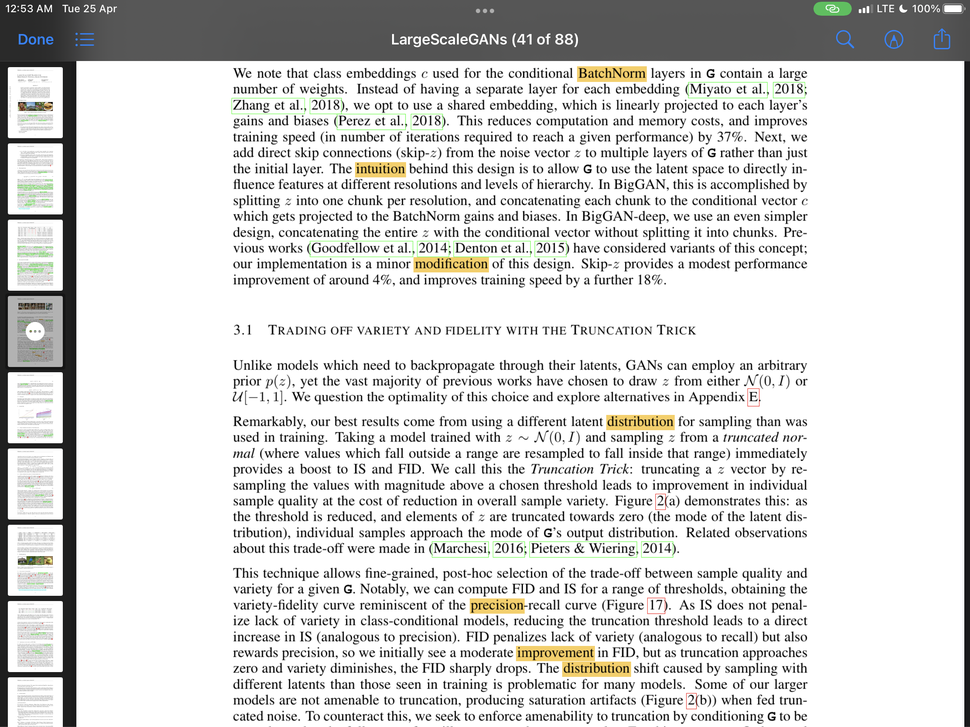
#> input picture images/IMG_0025.PNG, 970 x 727 px, shrunk from 2224 x 1668 before the run, found by its file name
$ python app.py
#> lines starting #> are read from the running program, lines starting #| are printed output that depends on the picture; after the words box and inside, x2 and y2 are one past the last pixel; in counts of white or black regions, pixels touching at a corner belong together
### ocr_dict_lookup/ocr_dict_lookup.py
import cv2
import numpy as np
import pytesseract
import re
import requests

# Extract Highlighted Words
def extract_highlighted_words(image_path):
  # Load the image
  img = cv2.imread(image_path)
#> img is the input picture: shape (727, 970, 3); mean B, G, R 213.6, 214.8, 214.7

  # Convert the image to HSV color space
  hsv = cv2.cvtColor(img, cv2.COLOR_BGR2HSV)
#> hsv: shape (727, 970, 3); mean H, S, V 4.5, 2.6, 215.3

  # Define a range of yellow color in HSV
  lower_yellow = (20, 100, 100)
  upper_yellow = (30, 255, 255)

  # Threshold the image to get the yellow regions
  mask = cv2.inRange(hsv, lower_yellow, upper_yellow)
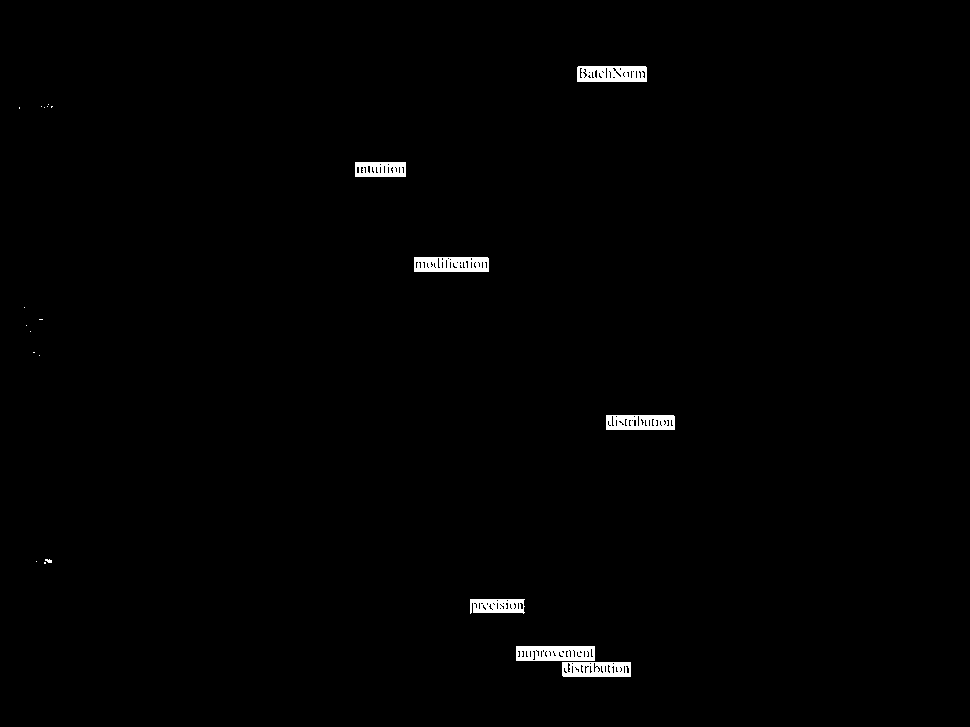
#> mask: shape (727, 970); 0.87% white; 22 white regions (14 under 20 px)

  # Find contours in the mask
  contours, _ = cv2.findContours(mask, cv2.RETR_TREE, cv2.CHAIN_APPROX_SIMPLE)
#> contours = 199 contours, 182 with area under 20; largest, box (x1, y1, x2, y2) and area: (516, 646, 595, 661) 1092, (414, 257, 489, 272) 1036, (577, 66, 647, 82) 1034, (562, 662, 631, 677) 952, (606, 415, 675, 430) 952

  # Extract the text from each contour
  highlighted_words = []
  for contour in contours:
      x, y, w, h = cv2.boundingRect(contour)
      roi = img[y:y+h, x:x+w]
      text = pytesseract.image_to_string(roi)
      highlighted_words.extend(text.split())
#> this loop made 1 pass
#> (x, y, w, h) on pass 1: (562, 662, 69, 15)
#> after the loop, highlighted_words = []

  # Return the highlighted words
  return highlighted_words

# Word Meanings Retrieval => Just for searching up!
# [28 lines left out: functions get_word_meanings, write_word_meanings, not called in this run]

### app.py
from ocr_dict_lookup import extract_highlighted_words, get_word_meanings, write_word_meanings

# Compare this snippet from ocr_dict_lookup/ocr_dict_lookup.py:

image_path = "/Users/deepaksharma/Documents/Languages/Python/ocr_dict_lookup/images/IMG_0025.PNG"

#> (the run stopped early here; a loop or call above may not have finished)

$ run again, with images/IMG_0023.PNG copied over images/IMG_0025.PNG
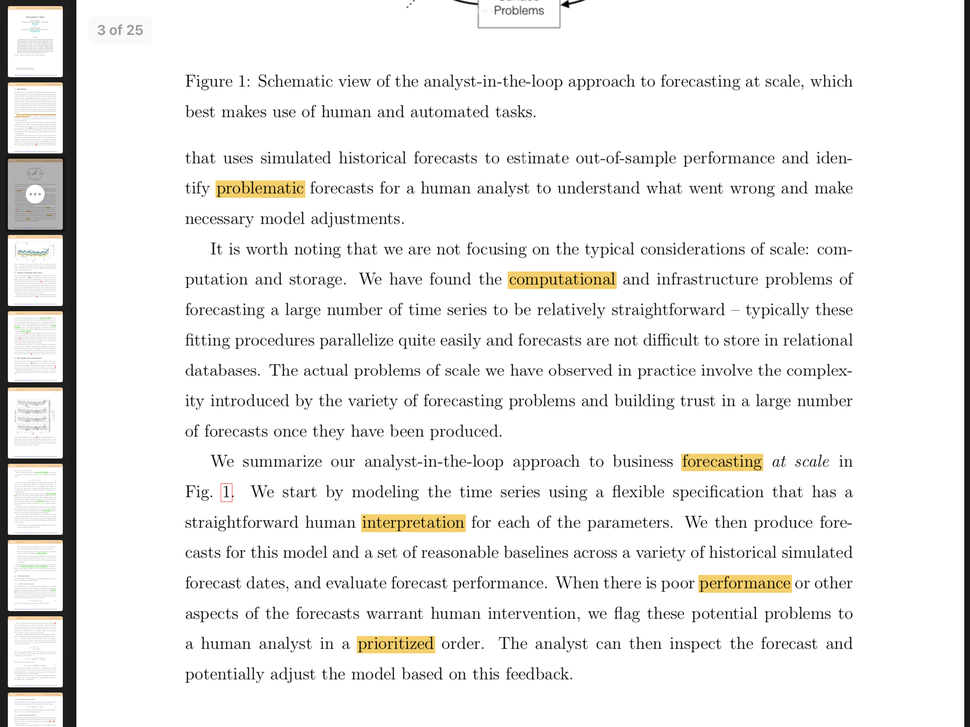
#> input picture images/IMG_0023.PNG, 970 x 727 px, shrunk from 2224 x 1668 before the run, found by its file name
#> in extract_highlighted_words, img is the input picture: shape (727, 970, 3); mean B, G, R 235.4, 236.7, 237.3
#> hsv: shape (727, 970, 3); mean H, S, V 2.9, 2.6, 237.3
#> in extract_highlighted_words, `mask = cv2.inRange(hsv, lower_yellow, upper_yellow)`:
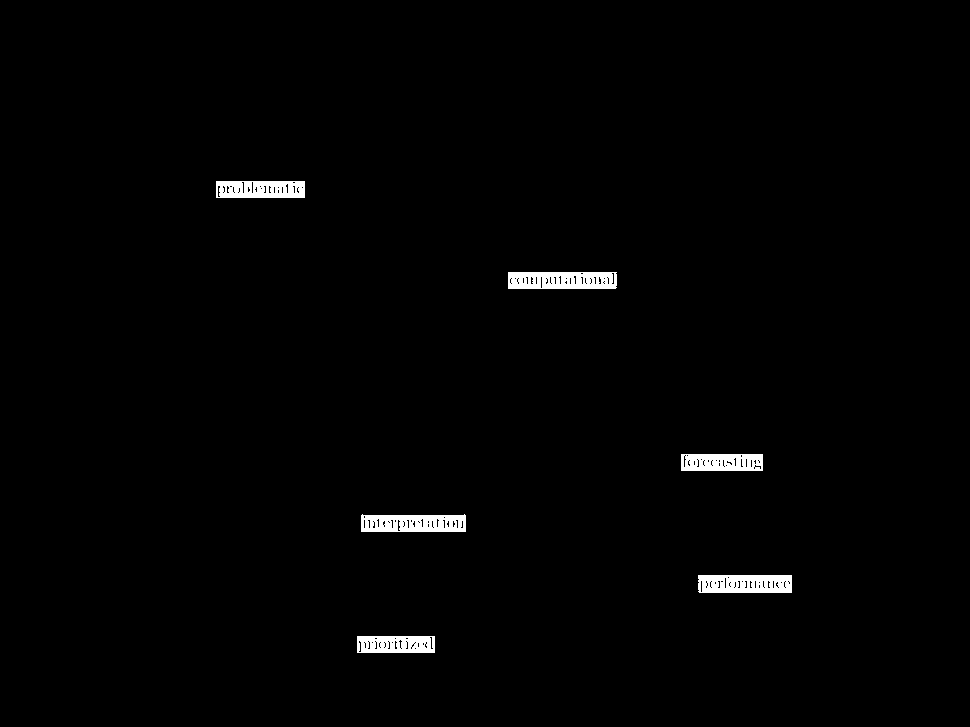
#> mask: shape (727, 970); 1.2% white; 6 white regions
#> contours = 208 contours, 190 with area under 20; largest, box (x1, y1, x2, y2) and area: (508, 272, 617, 289) 1726, (361, 514, 466, 532) 1666, (698, 575, 792, 593) 1578, (216, 181, 305, 198) 1408, (681, 454, 763, 471) 1296
#> the loop in extract_highlighted_words, `for contour in contours:` made 1 pass
#> (contour, x, y, w, h) on pass 1: ([[357, 636], [357, 652], [434, 652], [434, 636]], 357, 636, 78, 17)
#> after the loop in extract_highlighted_words, `for contour in contours:`: highlighted_words = []

$ run again, with images/IMG_0024.PNG copied over images/IMG_0025.PNG
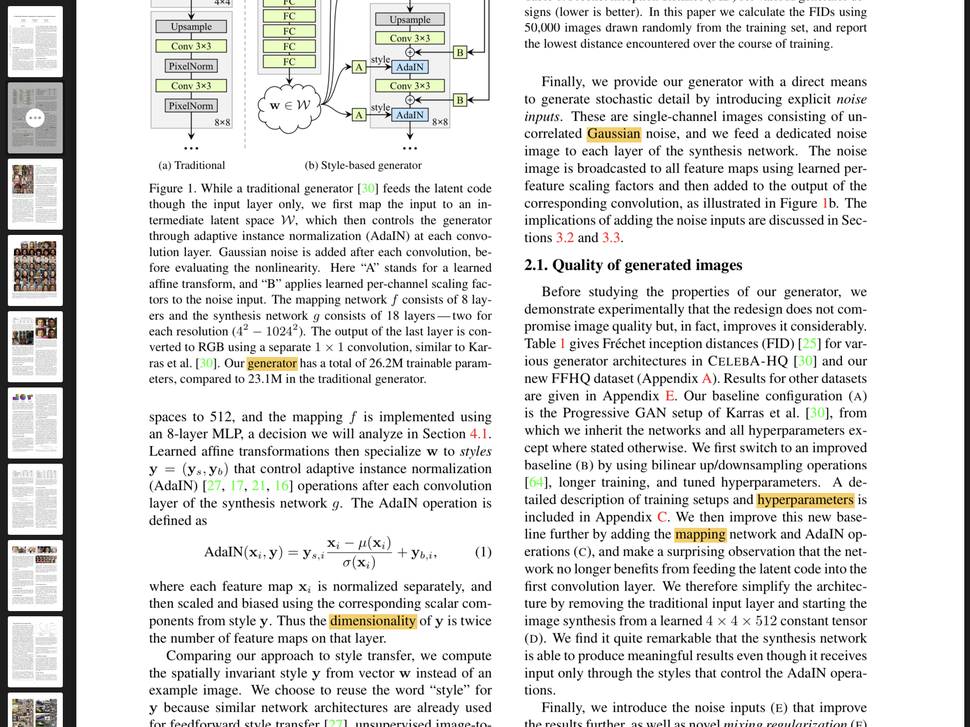
#> input picture images/IMG_0024.PNG, 970 x 727 px, shrunk from 2224 x 1668 before the run, found by its file name
#> in extract_highlighted_words, img is the input picture: shape (727, 970, 3); mean B, G, R 223.3, 224.5, 224.7
#> hsv: shape (727, 970, 3); mean H, S, V 3.7, 2.6, 225
#> in extract_highlighted_words, `mask = cv2.inRange(hsv, lower_yellow, upper_yellow)`:
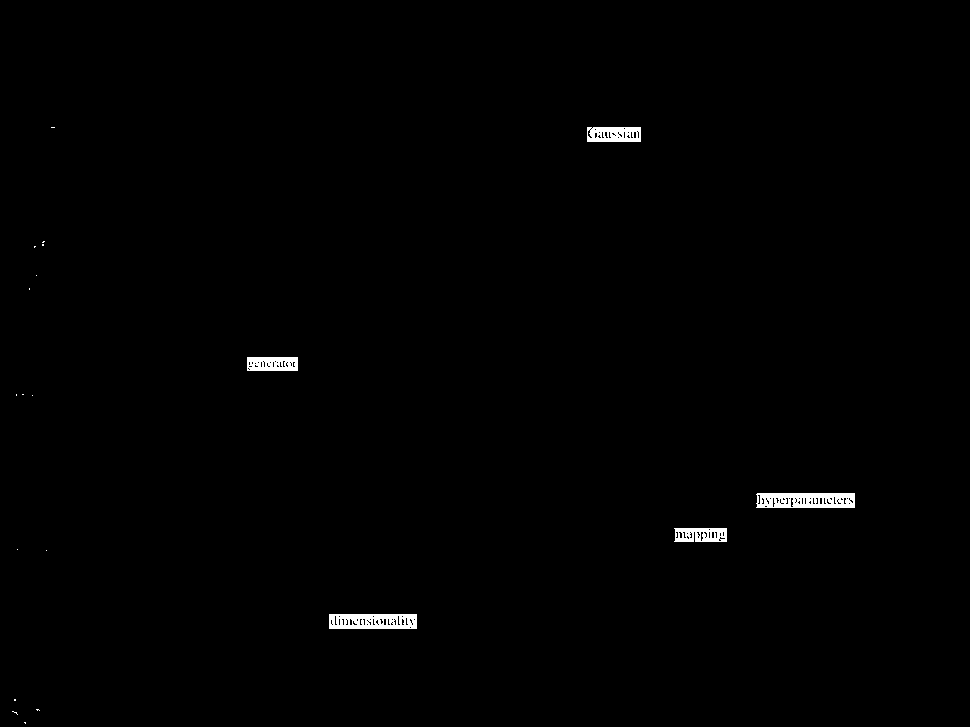
#> mask: shape (727, 970); 0.63% white; 20 white regions (15 under 20 px)
#> contours = 165 contours, 156 with area under 20; largest, box (x1, y1, x2, y2) and area: (756, 493, 855, 508) 1360, (329, 614, 417, 629) 1218, (587, 127, 641, 142) 741, (247, 357, 298, 371) 650, (674, 528, 727, 542) 645
#> the loop in extract_highlighted_words, `for contour in contours:` made 1 pass
#> (contour, x, y, w, h) on pass 1: ([[24, 722], [25, 723], [25, 722]], 24, 722, 2, 2)
#> after the loop in extract_highlighted_words, `for contour in contours:`: highlighted_words = []
